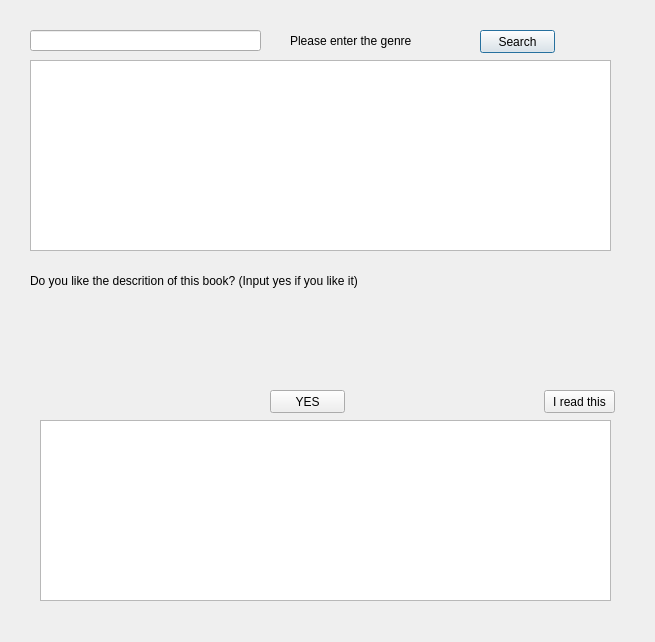
<?xml version="1.0" encoding="UTF-8"?>
<ui version="4.0">
 <class>UserWindow</class>
 <widget class="QDialog" name="UserWindow">
  <property name="geometry">
   <rect>
    <x>0</x>
    <y>0</y>
    <width>655</width>
    <height>642</height>
   </rect>
  </property>
  <property name="windowTitle">
   <string>User</string>
  </property>
  <widget class="QLineEdit" name="searchTxt">
   <property name="geometry">
    <rect>
     <x>30</x>
     <y>30</y>
     <width>231</width>
     <height>21</height>
    </rect>
   </property>
  </widget>
  <widget class="QLabel" name="label">
   <property name="geometry">
    <rect>
     <x>290</x>
     <y>30</y>
     <width>121</width>
     <height>21</height>
    </rect>
   </property>
   <property name="text">
    <string>Please enter the genre.</string>
   </property>
  </widget>
  <widget class="QListWidget" name="genreBookList">
   <property name="geometry">
    <rect>
     <x>30</x>
     <y>60</y>
     <width>581</width>
     <height>191</height>
    </rect>
   </property>
  </widget>
  <widget class="QPushButton" name="SearchBtn">
   <property name="geometry">
    <rect>
     <x>480</x>
     <y>30</y>
     <width>75</width>
     <height>23</height>
    </rect>
   </property>
   <property name="text">
    <string>Search</string>
   </property>
  </widget>
  <widget class="QListWidget" name="favoriteList">
   <property name="geometry">
    <rect>
     <x>40</x>
     <y>420</y>
     <width>571</width>
     <height>181</height>
    </rect>
   </property>
  </widget>
  <widget class="QLabel" name="label_2">
   <property name="geometry">
    <rect>
     <x>30</x>
     <y>270</y>
     <width>381</width>
     <height>21</height>
    </rect>
   </property>
   <property name="text">
    <string>Do you like the descrition of this book? (Input yes if you like it)</string>
   </property>
  </widget>
  <widget class="QLabel" name="descriptionLbl">
   <property name="geometry">
    <rect>
     <x>30</x>
     <y>300</y>
     <width>571</width>
     <height>71</height>
    </rect>
   </property>
   <property name="text">
    <string/>
   </property>
  </widget>
  <widget class="QPushButton" name="yesBtn">
   <property name="geometry">
    <rect>
     <x>270</x>
     <y>390</y>
     <width>75</width>
     <height>23</height>
    </rect>
   </property>
   <property name="text">
    <string>YES</string>
   </property>
  </widget>
  <widget class="QPushButton" name="removeButton">
   <property name="geometry">
    <rect>
     <x>544</x>
     <y>390</y>
     <width>71</width>
     <height>23</height>
    </rect>
   </property>
   <property name="text">
    <string>I read this</string>
   </property>
  </widget>
 </widget>
 <resources/>
 <connections/>
</ui>
